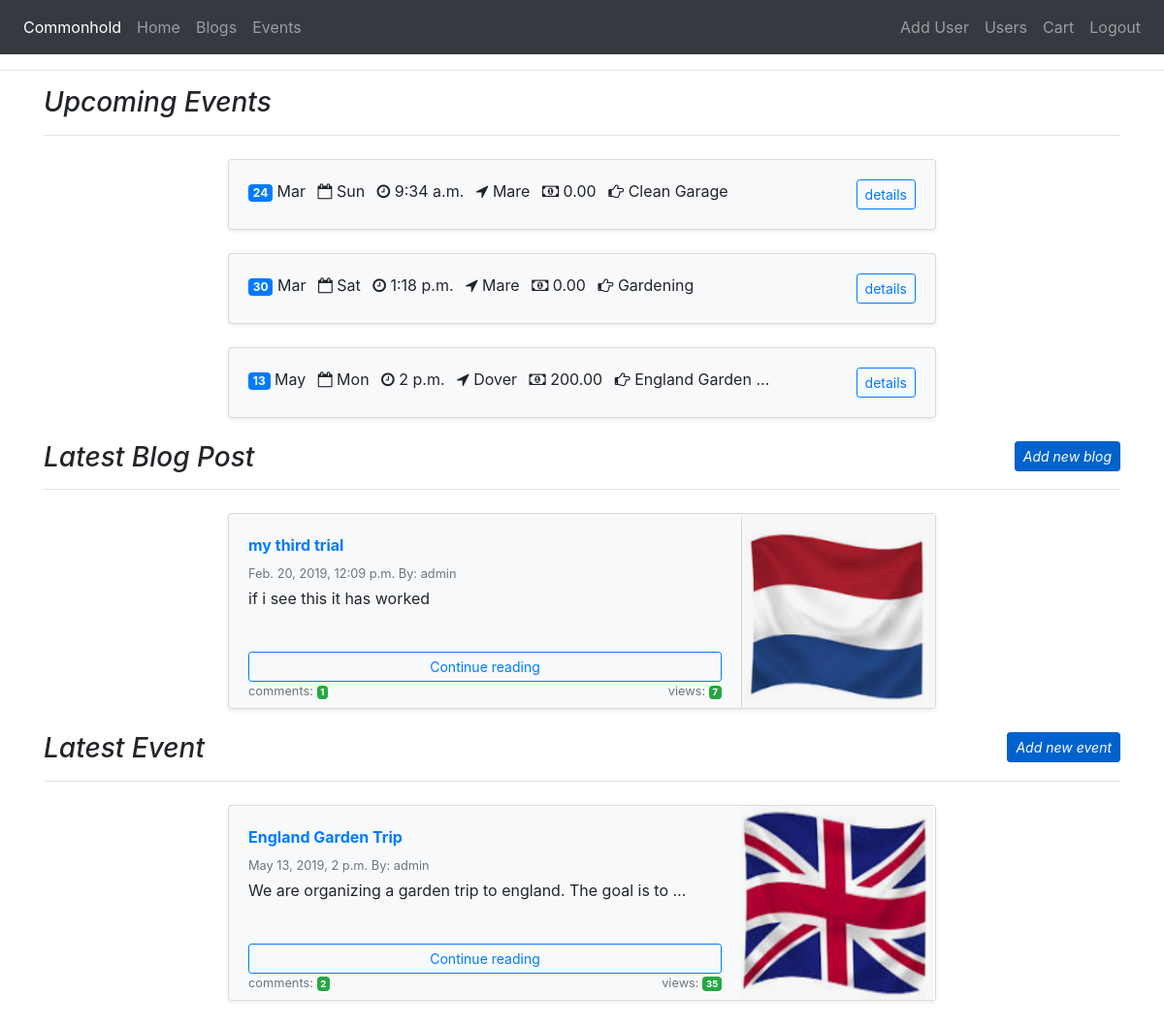
Page /accounts/overview/ (signed in) on the earlier database version.
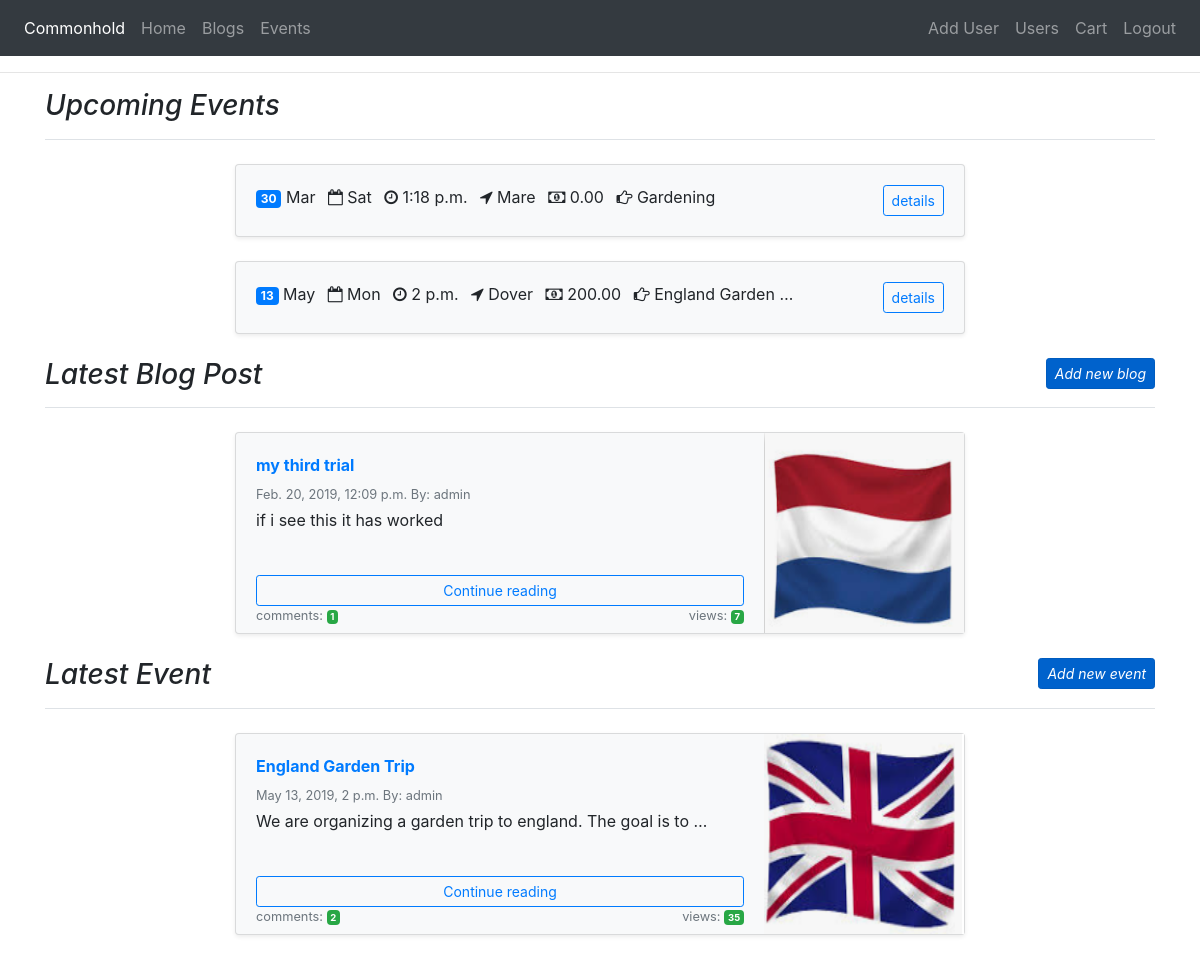
Same page on the later database version.
### events/models.py (models this page shows, shortened)
class Event(models.Model):
    author = models.ForeignKey(User, on_delete=models.CASCADE, related_name="event_author")
    title = models.CharField(max_length=200)
    details = models.TextField()
    location = models.CharField(max_length=200)
    views = models.IntegerField(default=0)
    price = models.DecimalField(max_digits=6, decimal_places=2)
    event_image = models.ImageField(upload_to="images", null=True, blank=True)
    scheduled_date_start = models.DateTimeField(blank=True, null=True)
    scheduled_date_end = models.DateTimeField(blank=True, null=True)
    published_date = models.DateTimeField(auto_now_add=True)

### blogs/models.py (models this page shows, shortened)
class Blog(models.Model):
    author = models.ForeignKey(User, on_delete=models.CASCADE, related_name="blog_author")
    title = models.CharField(max_length=200)
    content = models.TextField()
    published_date = models.DateTimeField(auto_now_add=True)
    views = models.IntegerField(default=0)
    blog_image = models.ImageField(upload_to="images", blank=True, null=True)

### accounts/views.py (the view)
@login_required
def overview(request):
    blogs = Blog.objects.filter(published_date__lte=timezone.now()).order_by('-published_date')[:1]
    events = Event.objects.filter(published_date__lte=timezone.now()).order_by('-published_date')[:1]
    upcoming_events = Event.objects.filter(scheduled_date_start__gte=timezone.now()).order_by('scheduled_date_start')[:4]
    blog_comments = BlogComment.objects.all()
    event_comments = EventComment.objects.all()
    return render(request, "overview.html", {'blogs': blogs, 'events': events,  'event_comments': event_comments, 'blog_comments': blog_comments, 'upcoming_events': upcoming_events })

### cart/contexts.py (called while the page is built)
def cart_contents(request):
    cart = request.session.get('cart', {})
    cart_items = []
    total = 0
    product_count = 0
    for id, quantity in cart.items():
        event = get_object_or_404(Event, pk=id)
        total += quantity * event.price
        product_count += quantity
        cart_items.append({'id':id, 'quantity': quantity, 'event': event})
    return { 'cart_items': cart_items, 'total': total,
        'product_count': product_count }

### accounts/templates/overview.html (shortened to what the changed rows need)
{% extends 'base.html' %}
{% block content %}
<div class="container">
   <div class="row justify-content-center">
   <div class="col-md-8">
   {% for up in upcoming_events %}
         <div class="card flex-md-row mb-4 shadow-sm h-md-250 bg-light">
            <div class="card-body d-flex flex-column less-padding-bottom">
                <ul class="list-inline">
                    <li class="list-inline-item"><span class="badge badge-primary">{{up.scheduled_date_start|date:"d"}}</span> {{up.scheduled_date_start|date:"b"|title}}</li>
                    <li class="list-inline-item"><i class="fa fa-calendar-o" aria-hidden="true"></i> {{up.scheduled_date_start|date:"D"}}</li>
                    <li class="list-inline-item"><i class="fa fa-clock-o" aria-hidden="true"></i> {{up.scheduled_date_start|date:"P"}}</li>
                    <li class="list-inline-item"><i class="fa fa-location-arrow" aria-hidden="true"></i> {{up.location}}</li>
                    <li class="list-inline-item"><i class="fa fa-money" aria-hidden="true"></i> {{up.price}}</li>
                    <li class="list-inline-item"><i class="fa fa-hand-o-right"></i> {{up.title|truncatechars:16}}</li>
                    <li class="list-inline-item floatright"><a class="btn btn-outline-primary btn-sm" role="button" href="{% url 'event_detail' up.id %}">details</a></li>
                </ul>
            </div>
        </div>
   {% endfor %}
    </div>
   </div>
   <div class="row justify-content-center">
      {% for blog in blogs %}
      <div class="col-md-8">
         <div class="card flex-md-row mb-4 shadow-sm h-md-250 bg-light">
            <div class="card-body d-flex flex-column less-padding-bottom">
                <strong class="d-inline-block mb-2 text-primary">{{blog.title}}</strong>
                <div class="mb-1 text-muted small">{{blog.published_date}} By: {{blog.author}} </div>
                <p class="card-text mb-auto">{{blog.content|truncatewords:12}}</p>
                <a class="btn btn-outline-primary btn-sm" role="button" href="{% url 'blog_detail' blog.id %}">Continue reading</a>
                <div class="mb-1 text-muted small">
                   <span>comments: </span><span class="badge badge-success">{{ blog.comment_blog.count }}</span>
                   <span class="floatright">views: <span class="badge badge-success">{{blog.views}}</span></span>
                </div>
            </div>
            <img class="card-img-right flex-auto d-none d-lg-block" alt="Thumbnail [200x250]" src="{{ MEDIA_URL }}{{ blog.blog_image }}" style="width: 200px; height: 200px;">
         </div>
      </div>
    {% endfor %}
   </div>
   <div class="row justify-content-center">
   {% for event in events %}
   <div class="col-md-8">
       <div class="card flex-md-row mb-4 shadow-sm h-md-250 bg-light">
           <div class="card-body d-flex flex-column less-padding-bottom">
               <strong class="d-inline-block mb-2 text-primary">{{event.title}}</strong>
               <div class="mb-1 text-muted small">{{event.scheduled_date_start}} By: {{event.author}} </div>
               <p class="card-text mb-auto">{{event.details|truncatewords:12}}</p>
               <a class="btn btn-outline-primary btn-sm" role="button" href="{% url 'event_detail' event.id %}">Continue reading</a>
               <div class="mb-1 text-muted small">
                   <span>comments: </span><span class="badge badge-success">{{ event.event_comment_id.count }}</span>
                   <span class="floatright">views: <span class="badge badge-success">{{event.views}}</span></span>
               </div>
           </div>
           <img class="card-img-right flex-auto d-none d-lg-block" alt="Thumbnail [200x250]" src="{{ MEDIA_URL }}{{ event.event_image }}" style="width: 200px; height: 200px;">
       </div>
   </div>
   {% endfor %}
</div>
<br>
{% endblock %}

Differences in the rows shown:
removed Event: scheduled_date_start "24", scheduled_date_start "Mar", scheduled_date_start "Sun", scheduled_date_start "9:34 a.m.", location "Mare", price "0.00", title "Clean Garage", shown under "Upcoming Events"
